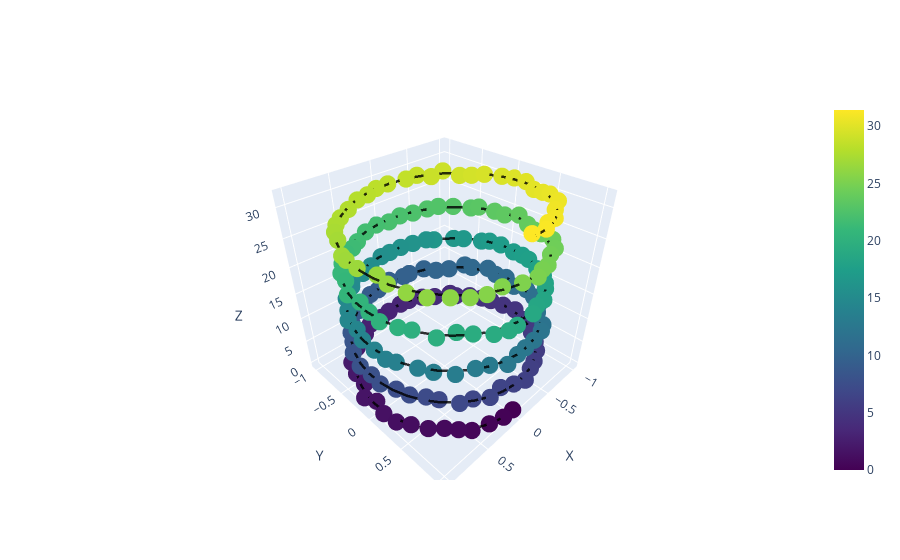

The notebook cell this image was saved under:
### Code cell
fig = go.Figure()
fig.add_trace(go.Scatter3d(
    x=df['x'],
    y=df['y'],
    z=df['z'],
    mode='markers',
    showlegend=False,
    marker=dict(
        size=6,
        color=t,
        colorscale='Viridis',
        showscale=True
    )
))
line_trace = go.Scatter3d(x=x, y=y, z=z,
    mode='lines',
    showlegend=False,
    line=dict(color='black', width=5),
    opacity=0.8
)
fig.add_trace(line_trace)
fig.update_layout(scene=dict(
    xaxis_title='X',
    yaxis_title='Y',
    zaxis_title='Z'
))
fig.show()

### Figure 1 — Plotly figure (JSON) as saved in the notebook; plotly's stock layout.template omitted (floating-point values rounded to 4 significant figures; data arrays with more than 128 entries replaced by an {"elided": "..."} marker saying what was removed)
{"data": [{"marker": {"color": {"elided": "200 float values"}, "colorscale": [[0, "#440154"], [0.1111, "#482878"], [0.2222, "#3e4989"], [0.3333, "#31688e"], [0.4444, "#26828e"], [0.5556, "#1f9e89"], [0.6667, "#35b779"], [0.7778, "#6ece58"], [0.8889, "#b5de2b"], [1, "#fde725"]], "showscale": true, "size": 6}, "mode": "markers", "showlegend": false, "type": "scatter3d", "x": {"elided": "200 float values"}, "y": {"elided": "200 float values"}, "z": {"elided": "200 float values"}}, {"line": {"color": "black", "width": 5}, "mode": "lines", "opacity": 0.8, "showlegend": false, "type": "scatter3d", "x": {"elided": "200 float values"}, "y": {"elided": "200 float values"}, "z": {"elided": "200 float values"}}], "layout": {"scene": {"xaxis": {"title": {"text": "X"}}, "yaxis": {"title": {"text": "Y"}}, "zaxis": {"title": {"text": "Z"}}}}}
